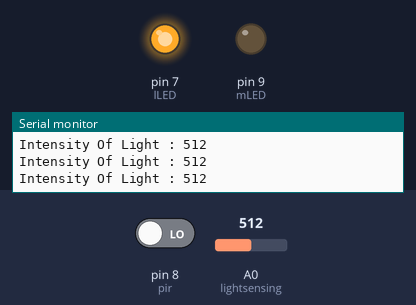
Recording of a sketch running on a simulated Arduino Uno, built with avr-gcc and run on an emulated ATmega328P. On the bench: output pins drawn as LEDs (lit = HIGH), the last lines printed to the serial monitor. Inputs (shaded band) come from the test bench; at power-on: pin 8 (pir) LOW, A0 (lightsensing) = 512.

Above: at 1.3 s.
1.4 s: pin 8 (pir) driven HIGH
At 2.7 s:
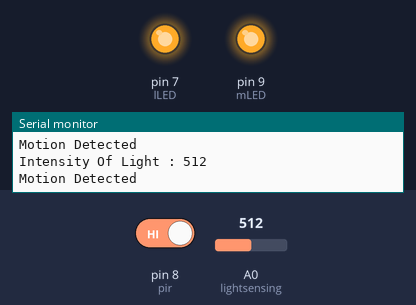
3.0 s: A0 (lightsensing) set to 783
4.5 s: A0 (lightsensing) set to 812
At 5.3 s:
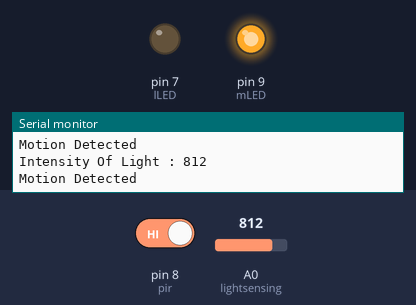
6.0 s: pin 8 (pir) driven LOW
At 6.5 s:
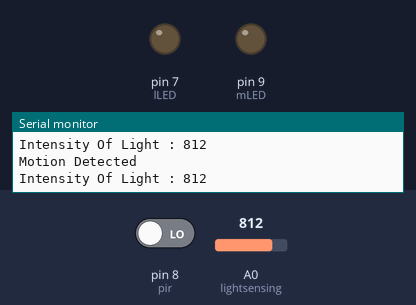
7.5 s: A0 (lightsensing) set to 790
At 8.7 s:
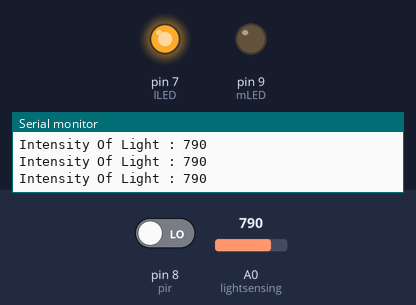
9.0 s: A0 (lightsensing) set to 810
At 10.1 s:
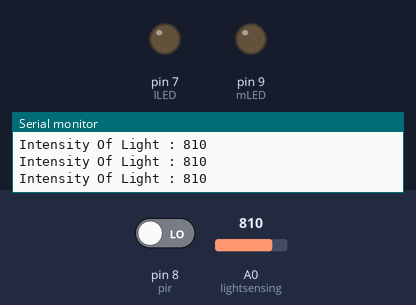
Timing chart, 0 to 11.5 s (numbered marks = the images above; inputs shaded):
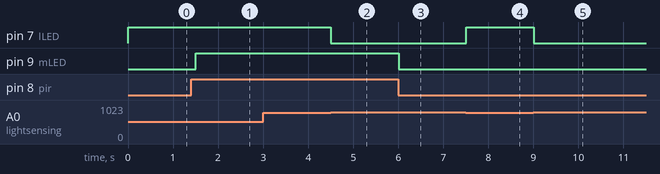

The sketch:

smarthome_ibm_project.ino
```cpp
//"https://www.tinkercad.com/things/eNBsdUr5O1O-smarthome-ibm-project/editel"
int lightIntensity;
#define lLED 7
#define mLED 9
#define pir 8
bool state = false;

 void setup()
{
  Serial.begin(9600);
  pinMode(A0,INPUT);
  pinMode(lLED,OUTPUT);
  pinMode(mLED,OUTPUT);
  pinMode(pir,INPUT);

}

void lightsensing(){
  lightIntensity = analogRead(A0);
  Serial.print("Intensity Of Light : ");
  Serial.println(lightIntensity);
  if(lightIntensity <800){
  digitalWrite(lLED,HIGH);
  }else{
  digitalWrite(lLED,LOW);
  }
}

void motionSensing(){
  int val = digitalRead(pir);
  if(val==HIGH){
    digitalWrite(mLED,HIGH);
    Serial.println("Motion Detected");
  }else{
  	digitalWrite(mLED,LOW);
  }
}

void loop()
{
  lightsensing();
  motionSensing();
  delay(500);

}
```

Measured:
- the behaviour switches between 799 and 800 on A0 (lightsensing) (found by bisection; images 1 and 2)
- after the input at 1.4 s, pin 9 (mLED): LOW → HIGH after 0.10 s
- after the input at 4.5 s, pin 7 (lLED): HIGH → LOW at once
- after the input at 6.0 s, pin 9 (mLED): HIGH → LOW at once
- after the input at 7.5 s, pin 7 (lLED): LOW → HIGH at once
- after the input at 9.0 s, pin 7 (lLED): HIGH → LOW at once
